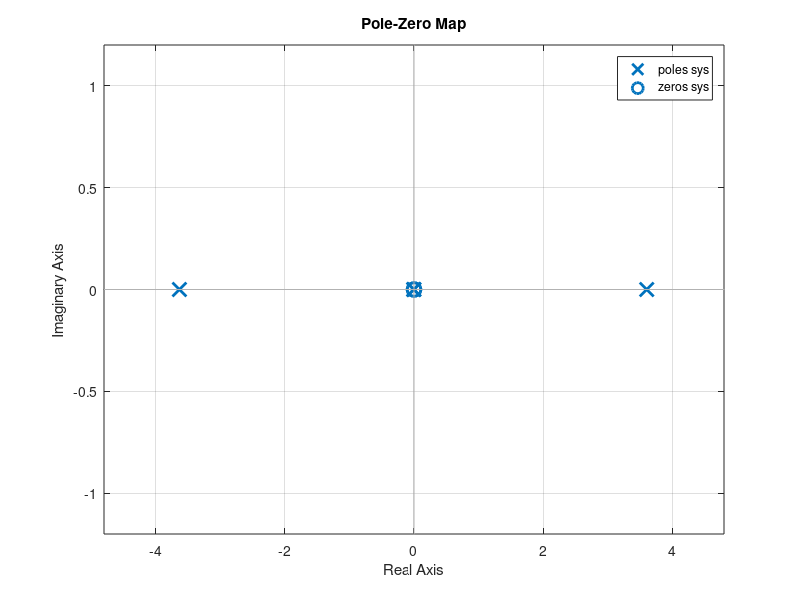

Write MATLAB code to recreate this figure.
%% defining parameters for state space model

mc=1.5;
mp=0.5;
g=9.82;
L=1;
d1=0.01;
d2=0.01;

A=[0 0 1 0;
    0 0 0 1;
    0 (g*mp)/mc -(d1)/mc -(d2)/(L*mc);
    0 g*(mc+mp)/(L*mc) -(d1)/(L*mc) -(d2*(mc+mp))/(L*L*mc*mp)];

B= [0; 0; 1/mc; 1/(L*mc)];

% consider <x>=[q1 q2 q1' q2']
% q1=distance from origin
% q2=angle of pendulum rod from top
C=[0 1 0 0];
c_x=[1 0 0 0]; %assuming x to be the measured state

D=[0];

%% Task 1

% 1.
sys = ss(A,B,C,D);

%2.
    % In continuous-time, all the poles of the transfer function have negative real parts. When the poles are visualized on the complex s-plane, then they must all lie in the left-half plane (LHP) to ensure stability.
    P = pole(sys);
    
    % for stable system, Real part of all eigen values must be less than 0
    e = eig(A);
    % 0
   % -3.6327
   % 3.6043 --positive, unstable system
   % -0.0050
    [V,D] = eig(A);
    
    % Z = zero(sys) returns the zeros of the single-input, single-output (SISO) dynamic system model, sys. The output is expressed as the reciprocal of the time units specified in sys.TimeUnit. 
    % [Z,gain] = zero(sys) also returns the zero-pole-gain of sys.
    [Z,gain] = zero(sys);
    
    % In continuous-time, all the poles on the complex s-plane must be in the left-half plane (blue region) to ensure stability. The system is marginally stable if distinct poles lie on the imaginary axis, that is, the real parts of the poles are zero.
    % System poles are marked by x, and zeros are marked by o.
    pzmap(sys);

%3
    % sys = tf(ltiSys) converts the dynamic system model ltiSys to a transfer function model.
    sys2 = tf(sys);
    
    % using ss2tf
     % b — Transfer function numerator coefficients
    % a — Transfer function denominator coefficients
    % [b,a] = ss2tf(A,B,C,D);
    
    % sys = zpk(ltiSys) converts the dynamic system model ltiSys to a zero-pole-gain model.
    sys_zpk= zpk(sys);
    
%% My way

%stability
% for stable system, Real part of all eigen values must be less than 0,
% already done above

%controllability, if rnk==4 then controlable else not.
rnk = rank(ctrb(A,B));

%observability if bos==4 then observable
bos=rank(obsv(A,C));

%% Conclusions

% System is unstable by itself for pendulum straight up(fixed point), controllable but not observable for C=[0 0 1 0]. 

